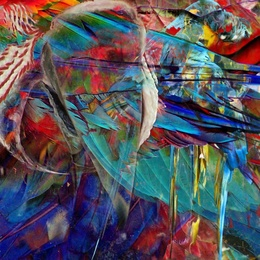
%> input picture Parrots-680x680.jpg, 260 x 260 px, shrunk from 680 x 680 before the run
$ octave Imagecoding.m   (GNU Octave 9; MATLAB toolbox functions it lacks are replaced by stand-ins)
%> lines starting %> are read from the running program, lines starting %| are printed output that depends on the picture
clc;
clear all;
%%%%%%%%%%%%%%%%%%%%%%%%%%%%%%%%%%%%%%%%%%%%%%%%%%%%%%%%%%%%%%%%%%%%%%%%%%%
           % Created By Malinda Sulochana Silva               %
           % manawaya@hotmail.com                             %
           % Faculty of Electrical and Electronic Engineering %
           % University of Peradeniya                         %
%%%%%%%%%%%%%%%%%%%%%%%%%%%%%%%%%%%%%%%%%%%%%%%%%%%%%%%%%%%%%%%%%%%%%%%%%%%

help Huffman;
% Reading the Image data
    I_original = imread('Parrots-680x680.jpg');
%> I_original is the input picture: size 260x260x3 uint8; mean R, G, B 87.2, 83.6, 92.2
    [raws,cols,numofcolorChanels] = size(I_original);
%> raws = 260; cols = 260; numofcolorChanels = 3
    %figure;
    %imshow(I_original);
% Crop the Image (Starting Point = 208)
    %___________________________________________________
    % change these parameters to Custamize your cropping

    width = 16;
    length = 16;
    startpos = 208;
    %___________________________________________________

    I_cropped = Huffman.h_crop(length, width ,startpos, I_original);

% Converting into gray image
    I_cropped = rgb2gray(I_original);
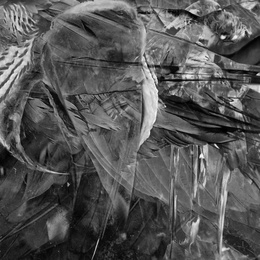
%> I_cropped: size 260x260 uint8; min 0, max 252, mean 85.6
    %figure;
    %imshow(I_cropped);
% Quantizing the Cropped image
    %______________________________________________________________
    % Change this parameter to change the no.of Quantization levels
    quantization_levels =7;
    %______________________________________________________________
    % defining 7 threshould levels
    thresh = multithresh(I_cropped,quantization_levels);
%> thresh = [35 57 78 99 121 148 182]
    I_quantized =imquantize(I_cropped,thresh); % Quantizing into_
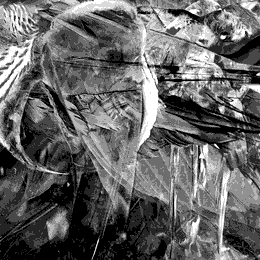
%> I_quantized: size 260x260 double; min 1, max 8, mean 3.77; drawn with min black and max white
                                               % threshold lvls

% Finding the probability of each symbol distribution,
    [probability, symbol] = hist(I_quantized,unique(I_quantized));
%> symbol = [1; 2; 3; 4; 5; 6; 7; 8]

% Finding each symbol probability
	symbol_probability = (sum(probability,2)/sum(sum(probability,2)));
%> symbol_probability = [0.128; 0.158; 0.188; 0.182; 0.159; 0.0962; 0.052; 0.0372]

% Generate huffman dictionary
    dict = Huffman.huffman_dict(symbol_probability, symbol);
%> dict = 16 items
%__________________________________________________________________________
% Encode image with generated Huffman codes (cropped image)
    I_encoded_cropped = Huffman.h_encode(I_quantized, width, length, ...
                            quantization_levels, dict);
%> I_encoded_cropped = 256 items
% Decode image with generated Huffman codes (cropped image)
    I_decoded_cropped = Huffman.h_decode(I_encoded_cropped, width, length, ...
                                            dict,thresh,quantization_levels);
    %figure;
    %imshow(I_decoded_cropped);
%__________________________________________________________________________
% Encode image with generated Huffman codes (Original image)
    %Quantizing the Original image
    I_quantized1 =imquantize(I_original,thresh); % Quantizing into_
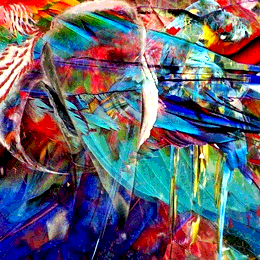
%> I_quantized1: size 260x260x3 double; mean R, G, B 3.78, 3.7, 4.06; drawn with min black and max white
                                               % threshold lvls

    I_encoded_cmplete = Huffman.h_encode(I_quantized1, raws, cols, ...
                            quantization_levels, dict);
%> I_encoded_cmplete = 67600 items
%> (the run ends here)
